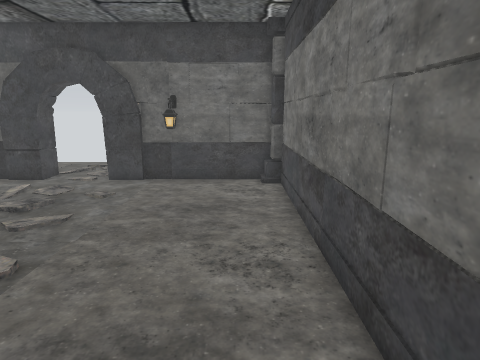
view 1 (above)

12 first-person views from a walk through a 3-D level made in the Unity game engine. The camera is 1.5 m above the floor, tilts 12° down and sees 75° across. The floor is counted in squares, 0.5 m on a side. Each view is taken from the middle of a square. On the plan, view 1 faces up. The plan holds only what a view shows up to about 20 squares ahead; the rest is blank. The place goes on beyond the plan. The player is left out. Some animated figures are not drawn. Door leaves are left out, so doorways stand open.

view 2
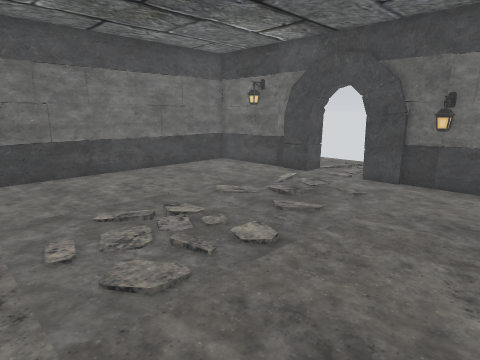

view 3
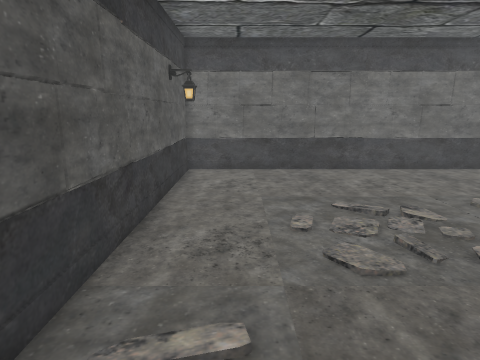

view 4
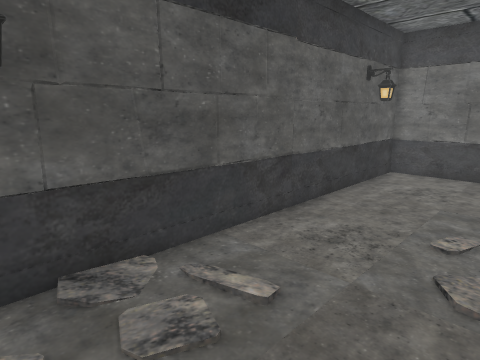

view 5
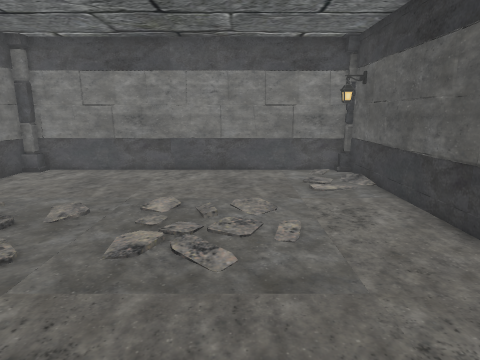

view 6
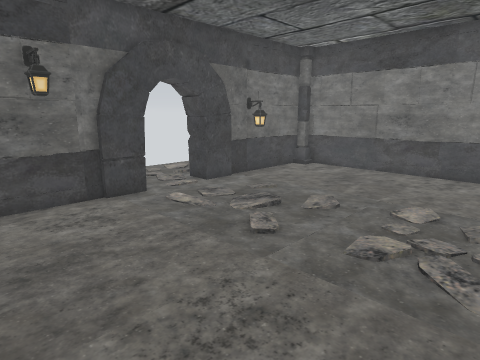

view 7
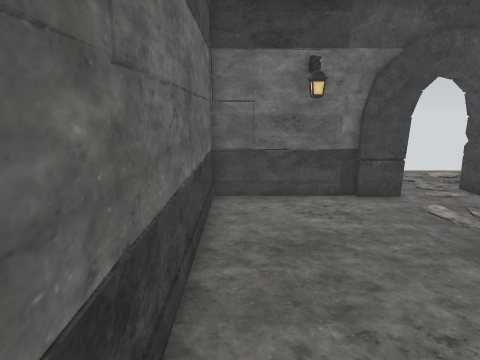

view 8
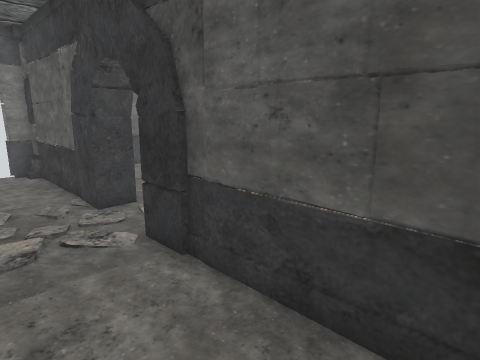

view 9
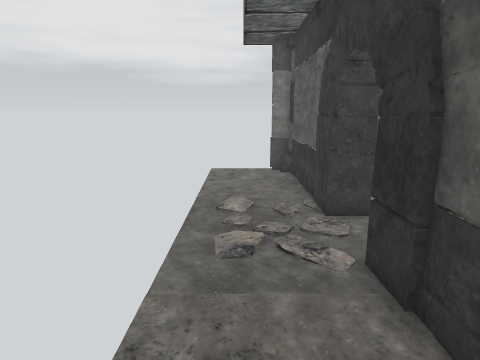

view 10
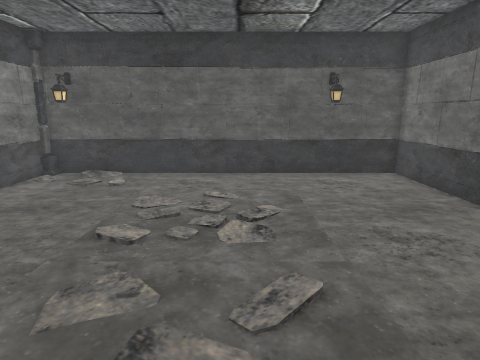

view 11
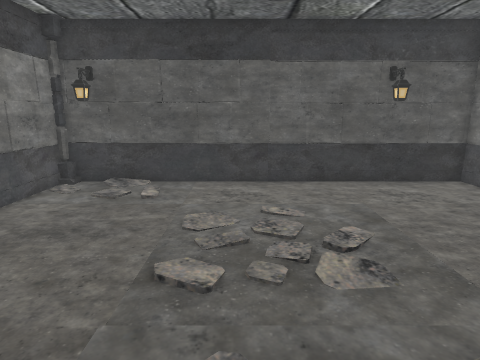

view 12
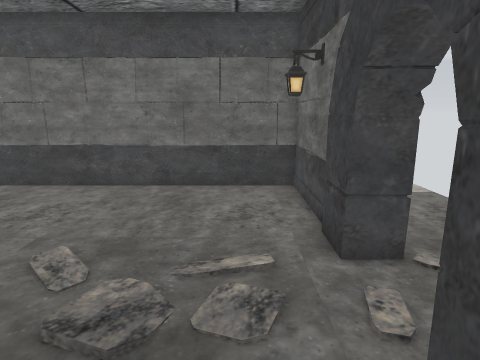

### Floor plan
Points are (right, up) in squares from view 1. A wall is a line through its corners. A room is listed if a view was taken in it or the views show most of it. See-through windows are left out.
Room 1 (views 1, 2, 3, 4, 5, 6, 7, 10, 11, 12)
walls: (-6.1, 14.1) (-6.1, 15.3); (-4.4, 14.1) (-6.3, 14.1) (-6.3, 15.4); (-10.5, 14.4) (-16, 14.4) (-16, -2.9) (1.5, -2.9) (1.7, -2.7) (1.7, -2.3); (-9, 15.4) (-9, 14.1) (-10.7, 14.1); (-16.1, 2.3) (-16, 1.6); (-2.7, -2.9) (-2.1, -2.9); (-12.5, -2.9) (-11.9, -2.9); (-16.1, 11.7) (-16, 11.2); (1.5, 14.4) (-4.5, 14.4); (1.5, -3) (1.5, -2.3); (1.9, -2.9) (1.9, 13.9)
ways out: open door at (-7.8, 15.6) to room 2
objects: lamp (-3, 13) to (-3, 14); other object (1, 14)
Room 2 (views 8, 9)
walls: (-6.3, 15.4) (-4.4, 15.4); (-6.3, 15.3) (-4.6, 15.3); (-4, 15.3) (1.5, 15.2); (-10.8, 15.4) (-9, 15.4); (-15.9, 15.3) (-9, 15.3); (1.9, 15.3) (1.9, 16.4)
ways out: open door at (-7.8, 15.6) to room 1

Positions as (right, up) in squares from view 1, and headings:
1: (0, 0), facing up
2: (0, 0), facing up-left
3: (1, 0), facing left
4: (1, 3), facing down-left
5: (-15, 3), facing right
6: (-15, 3), facing up-right
7: (-15, 3), facing up
8: (-16, 19), facing down-right
9: (-15, 18), facing right
10: (-8, 13), facing down
11: (-6, 11), facing down
12: (-3, 12), facing left
